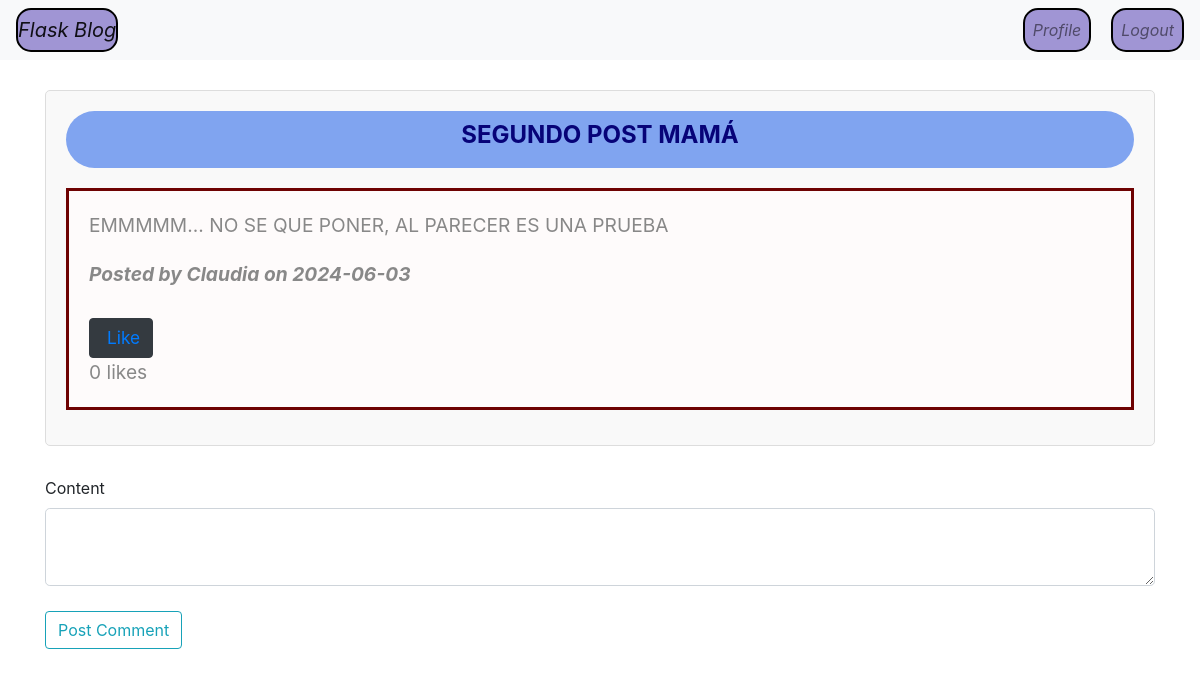
The app's page /post/4 (signed in) with its own data.
### app/models.py (models this page shows, shortened)
class Post(db.Model):
    id = db.Column(db.Integer, primary_key=True)
    title = db.Column(db.String(100), nullable =False)
    date_posted = db.Column(db.DateTime, nullable=False, default= datetime.now)
    content = db.Column(db.Text, nullable=False)
    user_id = db.Column(db.Integer, ForeignKey('user.id'), nullable=False)
    comments = db.relationship('Comment', backref='post', lazy=True)
    likes = db.relationship('Like', backref='post', lazy=True)

class User(db.Model, UserMixin):
    id = db.Column(db.Integer, primary_key=True)
    username = db.Column(db.String(20), unique=True, nullable=False)
    email = db.Column(db.String(120), unique=True, nullable=False)
    password = db.Column(db.String(60), nullable=False)
    bio = db.Column(db.String(500), nullable=True)
    profile_picture = db.Column(db.String(150), nullable=True)
    posts = db.relationship('Post', backref='author', lazy=True)
    image_file = db.Column(db.String(20), nullable=False, default='default.jpg')

### app/routes.py (the view)
@app.route("/post/<int:post_id>", methods=['GET', 'POST'])
@login_required
def post(post_id):
    post = Post.query.get_or_404(post_id)
    form = CommentForm()
    if form.validate_on_submit():
        comment = Comment(content=form.content.data, author=current_user, post=post)
        db.session.add(comment)
        db.session.commit()
        flash('Your comment has been created!', 'success')
        return redirect(url_for('post', post_id=post.id))
    comments = Comment.query.filter_by(post_id=post.id).all()
    liked = user_liked_posts(current_user.id, post.id)
    return render_template('post.html', title=post.title, post=post, form=form, comments=comments, liked=liked)

### app/forms.py
class CommentForm(FlaskForm):
    content = TextAreaField('Content', validators=[DataRequired()])
    submit = SubmitField('Post Comment')

### app/models.py (called while the page is built)
@login_manager.user_loader
def load_user(user_id):
    return User.query.get(int(user_id))

### app/utils.py (called while the page is built)
def user_liked_posts(user_id, post_id):
    return Like.query.filter_by(user_id=user_id, post_id=post_id).first() is not None

### app/templates/post.html (shortened to what this page needs)
{% extends "base.html" %}
{% block content %}
<article class="media content-section post-container" style="border: 1px solid #ddd; border-radius: 5px; margin-bottom: 20px; padding: 20px;">
    <div class="media-body">
        <div class="post-title-container">
            <h2 class="post-title">{{ post.title }}</h2>
        </div>
        <div class="post-content" style="margin-top: 20px;">
            <p>{{ post.content }}</p>
            <div class="post-metadata" style="margin-top: 20px;">
                <span style="font-weight: bold;">Posted by <em>{{ post.author.username }}</em> on <em>{{ post.date_posted.strftime('%Y-%m-%d') }}</em></span>
            </div>
            <div class="post-likes" style="margin-top: 20px;">
                <form action="{{ url_for('like_post', post_id=post.id) }}" method="post">
                    <button type="submit" class="btn btn-dark like-btn">
                        {% if liked %}
                            <i class="fas fa-thumbs-up"></i> Unlike
                        {% else %}
                             Like
                        {% endif %}
                    </button>
                </form>
                <span>{{ post.likes|length }} likes</span>
            </div>
        </div>
    </div>
</article>
<section class="content-section">
    <form method="POST">
        <div class="form-group">
            {{ form.content.label(class="form-control-label") }}
            {{ form.content(class="form-control form-control-lg") }}
        </div>
        <div class="form-group">
            {{ form.submit(class="btn btn-outline-info") }}
        </div>
    </form>
</section>
{% endblock %}

### app/static/css/custom.css (style rules this page uses)
.post-container { border: 1px solid #67acf5; margin: 20px 0; padding: 20px; background-color: #d19f9f; text-align: center; }
.post-title-container { background-color: #80a4f0; padding: 10px; border-radius: 70px; }
.post-title { font-weight: bold; color: #00008B; margin: 3; }
.post-content { margin-top: 20px; text-align: left; background-color: #fefbfb; border: 3px solid #6e0202; padding: 20px; }
.post-metadata { font-weight: bold; font-style: italic; margin-top: 10px; text-align: left; }
.post-container { margin: 20px 0; padding: 20px; border: 1px solid #ddd; border-radius: 5px; background-color: #f9f9f9; }
.post-title-container { margin-bottom: 10px; }
.post-title { font-size: 1.5em; font-weight: bold; color: #070378; }
.post-content { margin-bottom: 15px; font-size: 1.2em; line-height: 1.5; color: #888; }
.post-metadata { font-size: 1em; color: #888; margin-bottom: 15px; }
.post-likes { margin-top: 10px; }
.post-likes .btn { font-size: 0.9em; color: #007bff; }
.content-section { margin-top: 30px; }
.content-section .form-group { margin-bottom: 15px; }
.content-section .btn { margin-top: 10px; }
.media { margin-bottom: 20px; }

### records on screen
Post: title "SEGUNDO POST MAMÁ", content "EMMMMM... NO SE QUE PONER, AL PARECER ES UNA PRUEBA", date_posted "2024-06-03"
User: author.username "Claudia"

### other values on screen
{{ post.likes|length }} "0"
